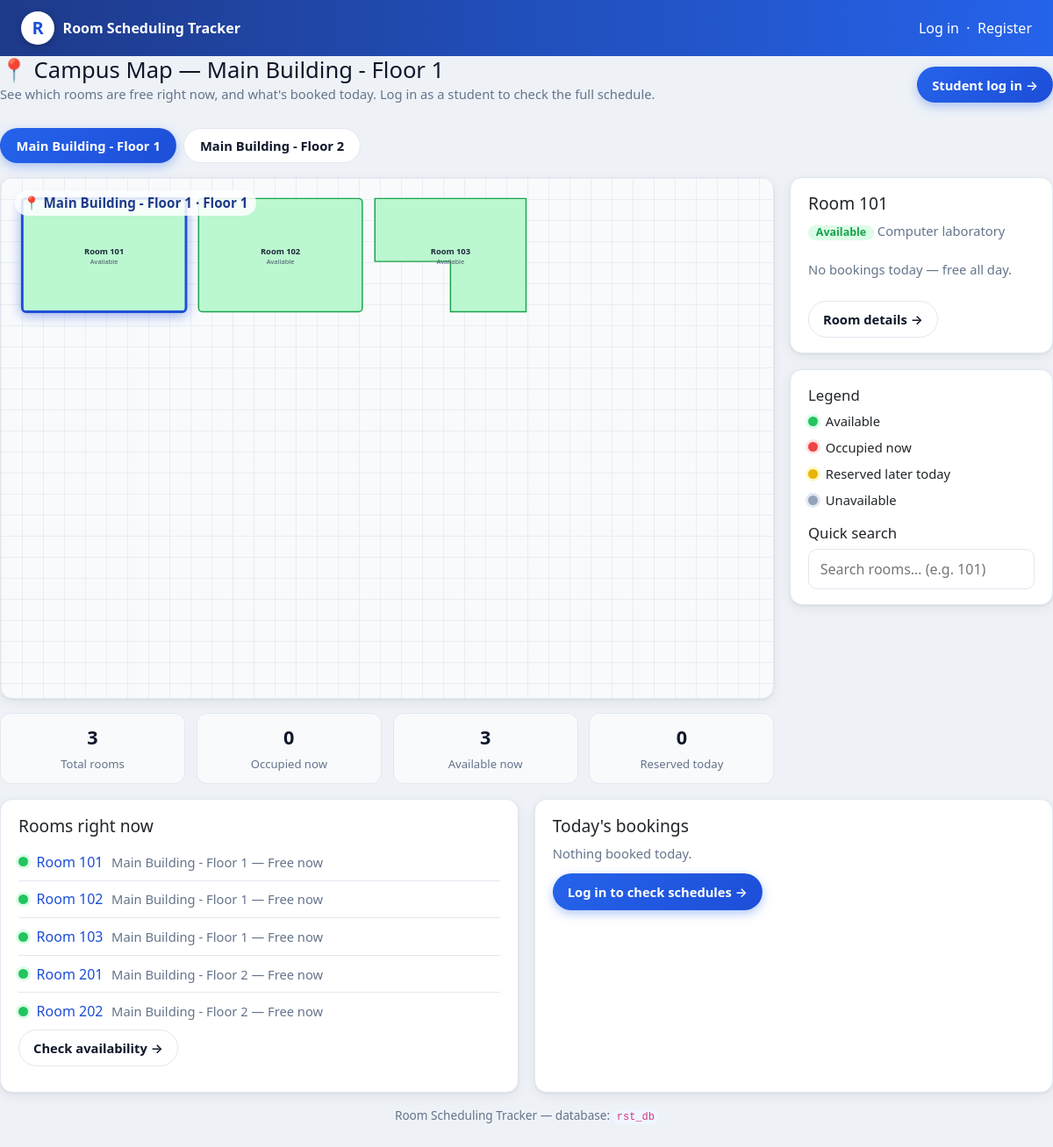
The page / on the database its author committed.
### tables this page shows
CREATE TABLE IF NOT EXISTS tblMaps (
  map_id           INT UNSIGNED NOT NULL AUTO_INCREMENT,
  map_name         VARCHAR(100) NOT NULL,
  floor_number     INT NOT NULL,
  map_width        DECIMAL(10,2) NOT NULL,
  map_height       DECIMAL(10,2) NOT NULL,
  background_image VARCHAR(255) NULL,
  map_status       VARCHAR(20) NOT NULL DEFAULT 'active',
  created_at       DATETIME NOT NULL DEFAULT CURRENT_TIMESTAMP,
  updated_at       DATETIME NOT NULL DEFAULT CURRENT_TIMESTAMP ON UPDATE CURRENT_TIMESTAMP,
  PRIMARY KEY (map_id),
  KEY idx_maps_status (map_status)
);

CREATE TABLE IF NOT EXISTS tblRooms (
  room_id          INT UNSIGNED NOT NULL AUTO_INCREMENT,
  map_id           INT UNSIGNED NOT NULL,
  room_name        VARCHAR(100) NOT NULL,
  shape_type       VARCHAR(20)  NOT NULL DEFAULT 'rectangle',
  shape_data       JSON NOT NULL,
  room_description VARCHAR(255) NULL,
  room_status      VARCHAR(20)  NOT NULL DEFAULT 'active',
  created_at       DATETIME NOT NULL DEFAULT CURRENT_TIMESTAMP,
  updated_at       DATETIME NOT NULL DEFAULT CURRENT_TIMESTAMP ON UPDATE CURRENT_TIMESTAMP,
  PRIMARY KEY (room_id),
  UNIQUE KEY uq_rooms_map_name (map_id, room_name),
  CONSTRAINT fk_rooms_map FOREIGN KEY (map_id)
    REFERENCES tblMaps (map_id) ON DELETE CASCADE ON UPDATE CASCADE,
  KEY idx_rooms_status (room_status)
);

CREATE TABLE IF NOT EXISTS tblSchedules (
  schedule_id          INT UNSIGNED NOT NULL AUTO_INCREMENT,
  organizer_id         INT UNSIGNED NOT NULL,
  room_id              INT UNSIGNED NOT NULL,
  schedule_title       VARCHAR(150) NOT NULL,
  schedule_description TEXT NULL,
  recurrence_type      VARCHAR(20) NOT NULL DEFAULT 'one_time',
  start_date           DATE NOT NULL,
  end_date             DATE NULL,
  start_time           TIME NOT NULL,
  end_time             TIME NOT NULL,
  schedule_status      VARCHAR(20) NOT NULL DEFAULT 'active',
  admin_confirmed      TINYINT(1) NOT NULL DEFAULT 0,
  created_at           DATETIME NOT NULL DEFAULT CURRENT_TIMESTAMP,
  updated_at           DATETIME NOT NULL DEFAULT CURRENT_TIMESTAMP ON UPDATE CURRENT_TIMESTAMP,
  PRIMARY KEY (schedule_id),
  CONSTRAINT fk_schedules_organizer FOREIGN KEY (organizer_id)
    REFERENCES tblUsers (user_id) ON DELETE RESTRICT ON UPDATE CASCADE,
  CONSTRAINT fk_schedules_room FOREIGN KEY (room_id)
    REFERENCES tblRooms (room_id) ON DELETE RESTRICT ON UPDATE CASCADE,
  KEY idx_schedules_room_dates (room_id, start_date, end_date),
  KEY idx_schedules_organizer (organizer_id),
  CONSTRAINT chk_schedules_time CHECK (end_time > start_time)
);

### core/Auth.php (called while the page is built, shortened)
<?php
final class Auth
{
    public static function user(): ?array
    {
        return $_SESSION['user'] ?? null;
    }
    public static function check(): bool
    {
        return self::user() !== null;
    }
    public static function role(): ?string
    {
        return self::user()['role'] ?? null;
    }
    public static function canBook(): bool
    {
        return in_array(self::role(), ['admin', 'teacher', 'scheduler', 'officer', 'mayor'], true);
    }
}

### controllers/DashboardController.php (called while the page is built, shortened)
<?php
final class DashboardController
{
    public function index(): void
    {
        $today = date('Y-m-d');
        $now = date('H:i:s');
        $weekEnd = date('Y-m-d', strtotime('+6 days'));
        $activeMaps = $this->maps->all(true);
        $firstMap = $activeMaps[0] ?? null;
        $firstRooms = $firstMap ? $this->rooms->all((int) $firstMap['map_id']) : [];
        $busy = [];
        $firstStatus = $this->availability->roomStatusAt($today, $now);
        $freeNow = count(array_filter($firstStatus, fn ($s) => $s['free']));
        $busyNow = count($firstStatus) - $freeNow;
        $stats = [
            'rooms'      => count($this->rooms->all()),
            'maps'       => count($this->maps->all()),
            'schedules'  => count($this->schedules->all(['status' => 'active'])),
            'today'      => count($this->occurrences->forDateRange($today, $today)),
            'free_now'   => $freeNow,
            'busy_now'   => $busyNow,
        ];
        view('dashboard/index', [
            'title'       => Auth::check() ? 'Dashboard' : 'Campus Map',
            'stats'       => $stats,
            'today'       => $this->occurrences->forDateRange($today, $today),
            'week'        => $this->occurrences->forDateRange($today, $weekEnd),
            'upcoming'    => $this->occurrences->upcoming(8),
            'room_status' => $firstStatus,
            'maps'        => $activeMaps,
            'first_map'   => $firstMap,
            'first_rooms' => $firstRooms,
            'busy'        => $busy,
            'today_date'  => $today,
            'extra_js'    => 'assets/js/map.js',
        ]);
    }
}

### core/Database.php (called while the page is built, shortened)
<?php
final class Database
{
    private PDO $pdo;
    private function __construct(array $db)
    {
        $driver = $db['driver'] ?? 'mysql';
        try {
            if ($driver === 'sqlite') {
                $dir = dirname($db['path']);
                if (!is_dir($dir)) {
                    mkdir($dir, 0755, true);
                }
                $this->pdo = new PDO('sqlite:' . $db['path']);
                $this->pdo->exec('PRAGMA foreign_keys = ON');
            } else {
                $dsn = sprintf(
                    'mysql:host=%s;port=%s;dbname=%s;charset=%s',
                    $db['host'], $db['port'], $db['database'], $db['charset']
                );
                $this->pdo = new PDO($dsn, $db['username'], $db['password'], [
                    PDO::ATTR_ERRMODE            => PDO::ERRMODE_EXCEPTION,
                    PDO::ATTR_DEFAULT_FETCH_MODE => PDO::FETCH_ASSOC,
                    PDO::ATTR_EMULATE_PREPARES   => false,
                ]);
                return;
            }
            $this->pdo->setAttribute(PDO::ATTR_ERRMODE, PDO::ERRMODE_EXCEPTION);
            $this->pdo->setAttribute(PDO::ATTR_DEFAULT_FETCH_MODE, PDO::FETCH_ASSOC);
            $this->pdo->setAttribute(PDO::ATTR_EMULATE_PREPARES, false);
        } catch (PDOException $e) {
            throw new PDOException(
                'Could not connect to the database. Check your .env DB_* settings '
                . 'and make sure the database from database/rst_db.sql exists. '
                . 'Driver error: ' . $e->getMessage(),
                (int) $e->getCode(),
                $e
            );
        }
    }
    public function all(string $sql, array $params = []): array
    {
        $stmt = $this->pdo->prepare($sql);
        $stmt->execute($params);
        return $stmt->fetchAll();
    }
}

### models/Map.php (called while the page is built, shortened)
<?php
final class Map
{
    public function all(bool $activeOnly = false): array
    {
        $sql = 'SELECT m.*, (SELECT COUNT(*) FROM tblRooms r WHERE r.map_id = m.map_id) AS room_count
                FROM tblMaps m';
        if ($activeOnly) {
            $sql .= " WHERE m.map_status = 'active'";
        }
        return $this->db->all($sql . ' ORDER BY m.floor_number, m.map_name');
    }
}

### models/Room.php (called while the page is built, shortened)
<?php
final class Room
{
    public function all(?int $mapId = null, bool $activeOnly = false): array
    {
        $sql = 'SELECT r.*, m.map_name, m.floor_number
                FROM tblRooms r JOIN tblMaps m ON m.map_id = r.map_id';
        $params = [];
        $where = [];
        if ($mapId !== null) {
            $where[] = 'r.map_id = ?';
            $params[] = $mapId;
        }
        if ($activeOnly) {
            $where[] = "r.room_status = 'active'";
        }
        if ($where) {
            $sql .= ' WHERE ' . implode(' AND ', $where);
        }
        return $this->db->all($sql . ' ORDER BY m.floor_number, r.room_name', $params);
    }
    public static function shapeCentre(array $room): array
    {
        $shape = json_decode((string) ($room['shape_data'] ?? ''), true) ?: [];
        $type = $room['shape_type'] ?? ($shape['type'] ?? 'rectangle');
        if ($type === 'rectangle') {
            return [
                (float) ($shape['x'] ?? 0) + (float) ($shape['width'] ?? 100) / 2,
                (float) ($shape['y'] ?? 0) + (float) ($shape['height'] ?? 80) / 2,
            ];
        }
        $xs = $ys = [];
        foreach ($shape['points'] ?? [] as $p) {
            $xs[] = (float) ($p['x'] ?? 0);
            $ys[] = (float) ($p['y'] ?? 0);
        }
        return [(min($xs) + max($xs)) / 2, (min($ys) + max($ys)) / 2];
    }
}

### core/helpers.php (called while the page is built, shortened)
<?php
function e(?string $value): string
{
    return htmlspecialchars($value ?? '', ENT_QUOTES, 'UTF-8');
}
function base_path(): string
{
    static $base = null;
    if ($base !== null) {
        return $base;
    }
    $base = '';
    $appUrl = getenv('APP_URL');
    if ($appUrl !== false && $appUrl !== '') {
        $p = parse_url($appUrl, PHP_URL_PATH);
    } elseif (isset($_SERVER['SCRIPT_NAME'])) {
        $script = str_replace('\\', '/', (string) $_SERVER['SCRIPT_NAME']);
        if (basename($script) === 'index.php') {
            $dir = rtrim(dirname($script), '/');
            $base = ($dir === '/' || $dir === '.' || $dir === '\\') ? '' : $dir;
        }
    }
    return $base;
}
function url(string $path = ''): string
{
    $path = ltrim($path, '/');
    return base_path() . ($path === '' ? '/' : '/' . $path);
}

### models/Schedule.php (called while the page is built, shortened)
<?php
final class Schedule
{
    public function all(array $filters = []): array
    {
        $sql = 'SELECT s.*, r.room_name, m.map_name, u.username AS organizer_name
                FROM tblSchedules s
                JOIN tblRooms r ON r.room_id = s.room_id
                JOIN tblMaps m ON m.map_id = r.map_id
                JOIN tblUsers u ON u.user_id = s.organizer_id';
        $params = [];
        $where = [];
        if (!empty($filters['status'])) {
            $where[] = 's.schedule_status = ?';
            $params[] = $filters['status'];
        }
        if ($where) {
            $sql .= ' WHERE ' . implode(' AND ', $where);
        }
        $rows = $this->db->all($sql . ' ORDER BY s.start_date DESC, s.start_time', $params);
        return $rows;
    }
}

### views/maps/_interactive_map.php (the view, shortened to what this page needs)
<?php
$todayByRoom = [];
$counts = ['total' => count($rooms), 'free' => 0, 'busy' => 0, 'reserved' => 0, 'unavailable' => 0];
foreach ($rooms as $r) {
    $counts['free']++;
}
?>
<div class="floor-tabs" role="tablist">
  <?php foreach ($maps as $m): ?>
    <a class="floor-tab <?= (int) $m['map_id'] === (int) $map['map_id'] ? 'active' : '' ?>"
       href="<?= url('maps/' . (int) $m['map_id']) ?>"
       role="tab"><?= e($m['map_name']) ?></a>
  <?php endforeach; ?>
</div>
<div class="map-layout">
  <div>
    <div class="map-canvas card" style="margin-bottom:0">
      <span class="map-title">📍 <?= e($map['map_name']) ?> · Floor <?= (int) $map['floor_number'] ?></span>
      <svg viewBox="0 0 <?= (int) $map['map_width'] ?> <?= (int) $map['map_height'] ?>" role="img" aria-label="Floor map of <?= e($map['map_name']) ?>">
        <?php foreach ($rooms as $r):
          $rid = (int) $r['room_id'];
          if (($r['room_status'] ?? 'active') !== 'active') { $status = 'unavailable'; $fill = '#e2e8f0'; $stroke = '#94a3b8'; }
          elseif (isset($busy[$rid])) { $status = 'occupied'; $fill = '#fecaca'; $stroke = '#dc2626'; }
          elseif (!empty($todayByRoom[$rid])) { $status = 'reserved'; $fill = '#fef08a'; $stroke = '#ca8a04'; }
          else { $status = 'available'; $fill = '#bbf7d0'; $stroke = '#16a34a'; }
          [$cx, $cy] = Room::shapeCentre($r);
          $extra = sprintf('class="room-shape room-%s" data-status="%s" data-name="%s" data-desc="%s" stroke="%s" stroke-width="2"',
            $status, $status, e($r['room_name']), e($r['room_description'] ?? ''), $stroke);
          echo Room::shapeToSvg($r, $fill, $extra);
        ?>
          <text class="room-label" x="<?= $cx ?>" y="<?= $cy - 2 ?>" text-anchor="middle"><?= e($r['room_name']) ?></text>
          <text class="room-sub" x="<?= $cx ?>" y="<?= $cy + 14 ?>" text-anchor="middle"><?= $status === 'occupied' ? 'Occupied now' : ucfirst($status) ?></text>
        <?php endforeach; ?>
      </svg>
    </div>
    <div class="map-stats">
      <div class="map-stat"><strong><?= (int) $counts['total'] ?></strong><span>Total rooms</span></div>
      <div class="map-stat"><strong><?= (int) $counts['busy'] ?></strong><span>Occupied now</span></div>
      <div class="map-stat"><strong><?= (int) $counts['free'] ?></strong><span>Available now</span></div>
      <div class="map-stat"><strong><?= (int) $counts['reserved'] ?></strong><span>Reserved today</span></div>
    </div>
  </div>
  <aside>
    <div class="card room-panel" id="room-panel">
      <h2 id="panel-title">Select a room</h2>
      <p class="muted" id="panel-desc">Click any room on the map to see what's happening there today.</p>
      <div id="panel-body"></div>
      <div class="panel-actions" id="panel-actions"></div>
    </div>
    <div class="card">
      <h3>Legend</h3>
      <div class="map-legend">
        <span class="legend-item"><span class="dot dot-free"></span> Available</span>
        <span class="legend-item"><span class="dot dot-busy"></span> Occupied now</span>
        <span class="legend-item"><span class="dot dot-reserved"></span> Reserved later today</span>
        <span class="legend-item"><span class="dot dot-unavailable"></span> Unavailable</span>
      </div>
      <h3 style="margin-top:1rem">Quick search</h3>
      <input class="search-box" type="search" id="room-search" placeholder="Search rooms… (e.g. 101)">
    </div>
  </aside>
</div>

### views/dashboard/index.php (shortened to what this page needs)
<?php $isGuest = !\App\Core\Auth::check(); ?>
<?php if ($isGuest): ?>
<div class="page-head">
  <div>
    <h1>📍 Campus Map — <?= e($first_map['map_name'] ?? 'First Floor') ?></h1>
    <p class="muted">See which rooms are free right now, and what's booked today. Log in as a student to check the full schedule.</p>
  </div>
  <a class="btn btn-primary" href="<?= url('login') ?>">Student log in →</a>
</div>
<?php endif; ?>
<?php if (!empty($first_map)): ?>
<?php
  $map = $first_map; $rooms = $first_rooms; $show_editor_link = true;
  require __DIR__ . '/../maps/_interactive_map.php';
?>
<?php else: ?>
<section class="card"><p class="muted">No floor maps yet.<?php if (\App\Core\Auth::isAdmin()): ?> <a href="<?= url('maps/create') ?>">Create the first map</a>.<?php endif; ?></p></section>
<?php endif; ?>
<div class="grid-2" style="margin-top:1.1rem">
  <section class="card">
    <h2>Rooms right now</h2>
    <?php if (empty($room_status)): ?><p class="muted">No active rooms yet.</p>
    <?php else: ?>
    <ul class="clean-list">
      <?php foreach ($room_status as $rs): ?>
        <li>
          <span class="dot <?= $rs['free'] ? 'dot-free' : 'dot-busy' ?>"></span>
          <a href="<?= url('rooms/' . (int) $rs['room']['room_id']) ?>"><?= e($rs['room']['room_name']) ?></a>
          <span class="muted"><?= e($rs['room']['map_name']) ?> — <?= $rs['free'] ? 'Free now' : 'Busy now' ?></span>
        </li>
      <?php endforeach; ?>
    </ul>
    <?php endif; ?>
    <p><a class="btn" href="<?= url('availability') ?>">Check availability →</a></p>
  </section>
  <section class="card">
    <h2>Today's bookings</h2>
    <?php if (empty($today)): ?><p class="muted">Nothing booked today.</p>
    <?php endif; ?>
    <?php if (\App\Core\Auth::canBook()): ?>
      <p><a class="btn btn-primary" href="<?= url('schedules/create') ?>">+ New schedule</a></p>
    <?php elseif ($isGuest): ?>
      <p><a class="btn btn-primary" href="<?= url('login') ?>">Log in to check schedules →</a></p>
    <?php else: ?>
      <p class="muted">Students view schedules only — booking is for admins, teachers, class mayors and org officers.</p>
    <?php endif; ?>
  </section>
</div>

### rows shown on the page
tblmaps: map_name "Main Building - Floor 1", floor_number "1"
tblmaps: map_name "Main Building - Floor 2"
tblrooms: room_name "Room 101", status "Available", map.map_name "Main Building - Floor 1"
tblrooms: room_name "Room 102", status "Available", map.map_name "Main Building - Floor 1"
tblrooms: room_name "Room 103", status "Available", map.map_name "Main Building - Floor 1"
tblschedules: organizer "3", admin_confirmed "0"
tblrooms: room_name "Room 201", map.map_name "Main Building - Floor 2"
tblrooms: room_name "Room 202", map.map_name "Main Building - Floor 2"
